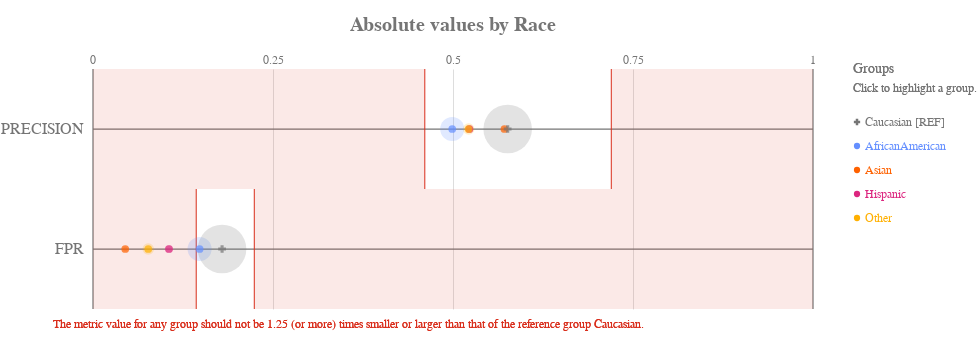

Notebook code for this chart:
### Code cell
ap.absolute(bdf, metrics, 'race', fairness_threshold = disparity_tolerance)

### Figure 1 — Vega-Lite specification as saved in the notebook (floating-point values rounded to 4 significant figures)
{"config": {"view": {"continuousWidth": 400, "continuousHeight": 300, "strokeWidth": 0}, "axisLeft": {"labelColor": "rgb(117,117,117)", "labelFont": "Arial", "labelFontSize": 16}, "title": {"align": "center", "baseline": "middle", "color": "rgb(117,117,117)", "font": "Arial", "fontSize": 20, "fontWeight": "bold"}}, "layer": [{"data": {"name": "data-7c0d68b752f3cc578f8e4567cb156ee5"}, "mark": {"type": "rule", "stroke": "rgb(117,117,117)", "strokeWidth": 1.25, "tooltip": ""}, "encoding": {"x": {"type": "quantitative", "field": "start", "scale": {"domain": [0, 1], "range": [40.0, 760.0]}}, "x2": {"field": "end"}, "y": {"type": "nominal", "axis": {"domain": false, "labelAngle": 0, "labelPadding": -30, "orient": "left", "ticks": false, "title": ""}, "field": "y_position", "scale": {"domain": ["PRECISION", "FPR"], "range": [30.0, 270.0]}}}}, {"data": {"name": "data-6cfe259518f6c7b358d8f836a73e6b7f"}, "mark": {"type": "rule", "stroke": "rgb(117,117,117)", "strokeWidth": 1.25, "tooltip": ""}, "encoding": {"x": {"type": "quantitative", "field": "x_position", "scale": {"domain": [0, 1], "range": [40.0, 760.0]}}, "y": {"value": 30.0}, "y2": {"value": 270.0}}}, {"data": {"name": "data-60ed1133fa688d151d36705a369482e0"}, "mark": {"type": "text", "align": "center", "color": "rgb(117,117,117)", "font": "Arial", "fontSize": 12, "fontWeight": "normal", "tooltip": ""}, "encoding": {"text": {"type": "nominal", "field": "value"}, "x": {"type": "quantitative", "field": "value", "scale": {"domain": [0, 1], "range": [40.0, 760.0]}}, "y": {"value": 21.0}}}, {"layer": [{"mark": {"type": "rect", "opacity": 0.8, "stroke": "rgb(217, 46, 28)", "strokeWidth": 1.25, "tooltip": ""}, "encoding": {"x": {"type": "quantitative", "field": "lower_threshold_value", "scale": {"domain": [0, 1], "range": [40.0, 760.0]}}, "x2": {"field": "lower_threshold_value"}, "y": {"type": "nominal", "axis": {"domain": false, "grid": false, "labels": false, "ticks": false, "title": " "}, "field": "metric", "scale": {"domain": ["PRECISION", "FPR"], "range": [30.0, 270.0]}}}}, {"mark": {"type": "rect", "opacity": 0.8, "stroke": "rgb(217, 46, 28)", "strokeWidth": 1.25, "tooltip": ""}, "encoding": {"x": {"type": "quantitative", "field": "upper_threshold_value", "scale": {"domain": [0, 1], "range": [40.0, 760.0]}}, "x2": {"field": "upper_threshold_value"}, "y": {"type": "nominal", "axis": {"domain": false, "grid": false, "labels": false, "ticks": false, "title": " "}, "field": "metric", "scale": {"domain": ["PRECISION", "FPR"], "range": [30.0, 270.0]}}}}, {"layer": [{"mark": {"type": "rect", "fill": "rgb(217, 46, 28)", "opacity": 0.1, "tooltip": ""}, "encoding": {"x": {"type": "quantitative", "field": "lower_threshold_value", "scale": {"domain": [0, 1], "range": [40.0, 760.0]}}, "x2": {"field": "lower_end"}, "y": {"type": "nominal", "axis": {"domain": false, "grid": false, "labels": false, "ticks": false, "title": " "}, "field": "metric", "scale": {"domain": ["PRECISION", "FPR"], "range": [30.0, 270.0]}}}}, {"mark": {"type": "rect", "fill": "rgb(217, 46, 28)", "opacity": 0.1, "tooltip": ""}, "encoding": {"x": {"type": "quantitative", "field": "upper_threshold_value", "scale": {"domain": [0, 1], "range": [40.0, 760.0]}}, "x2": {"field": "upper_end"}, "y": {"type": "nominal", "axis": {"domain": false, "grid": false, "labels": false, "ticks": false, "title": " "}, "field": "metric", "scale": {"domain": ["PRECISION", "FPR"], "range": [30.0, 270.0]}}}}]}, {"data": {"name": "data-79dd248bdaa0ea02c535240e8ad022c8"}, "mark": {"type": "text", "align": "left", "baseline": "top", "fill": "rgb(217, 46, 28)", "font": "Arial", "fontSize": 12, "fontWeight": "normal", "tooltip": ""}, "encoding": {"text": {"value": "The metric value for any group should not be 1.25 (or more) times smaller or larger than that of the reference group Caucasian."}, "x": {"value": 0}, "y": {"value": 280.0}}}], "data": {"name": "data-188af17dcbd230d120d200dcec366bdb"}}, {"layer": [{"mark": "circle"}, {"data": {"name": "data-0bd3944122278db52c497e33bb31b60a"}, "mark": {"type": "circle", "opacity": 0.2}, "encoding": {"color": {"condition": {"type": "nominal", "field": "attribute_value", "legend": null, "scale": {"domain": ["Caucasian", "AfricanAmerican", "Asian", "Hispanic", "Other"], "range": ["rgb(117,117,117)", "rgb(100, 143, 255)", "rgb(254, 97, 0)", "rgb(220, 38, 127)", "rgb(255, 176, 0)", "rgb(120, 94, 240)"]}, "selection": "selector019"}, "value": "rgb(224,224,224)"}, "size": {"type": "quantitative", "field": "group_size", "legend": null, "scale": {"domain": [0, 12800.0], "range": [0, 2827.0]}}, "tooltip": [{"type": "nominal", "field": "attribute_value", "title": "Group"}, {"type": "nominal", "field": "tooltip_group_size", "title": "Group Size"}, {"type": "nominal", "field": "tooltip_disparity_explanation_precision", "title": "Disparity"}, {"type": "quantitative", "field": "precision", "format": ".2f", "title": "PRECISION"}], "x": {"type": "quantitative", "axis": {"domain": false, "labels": false, "ticks": false, "title": null, "values": [0.25, 0.5, 0.75]}, "field": "precision", "scale": {"domain": [0, 1], "range": [40.0, 760.0]}}, "y": {"type": "nominal", "axis": {"domain": false, "grid": false, "labels": false, "ticks": false, "title": " "}, "field": "metric_variable", "scale": {"domain": ["PRECISION", "FPR"], "range": [30.0, 270.0]}}}, "selection": {"selector021": {"type": "multi", "empty": "all", "fields": ["attribute_value"]}}, "transform": [{"calculate": "'PRECISION'", "as": "metric_variable"}]}, {"data": {"name": "data-0bd3944122278db52c497e33bb31b60a"}, "mark": {"type": "circle", "opacity": 0.2}, "encoding": {"color": {"condition": {"type": "nominal", "field": "attribute_value", "legend": null, "scale": {"domain": ["Caucasian", "AfricanAmerican", "Asian", "Hispanic", "Other"], "range": ["rgb(117,117,117)", "rgb(100, 143, 255)", "rgb(254, 97, 0)", "rgb(220, 38, 127)", "rgb(255, 176, 0)", "rgb(120, 94, 240)"]}, "selection": "selector019"}, "value": "rgb(224,224,224)"}, "size": {"type": "quantitative", "field": "group_size", "legend": null, "scale": {"domain": [0, 12800.0], "range": [0, 2827.0]}}, "tooltip": [{"type": "nominal", "field": "attribute_value", "title": "Group"}, {"type": "nominal", "field": "tooltip_group_size", "title": "Group Size"}, {"type": "nominal", "field": "tooltip_disparity_explanation_fpr", "title": "Disparity"}, {"type": "quantitative", "field": "fpr", "format": ".2f", "title": "FPR"}], "x": {"type": "quantitative", "axis": {"domain": false, "labels": false, "ticks": false, "title": null, "values": [0.25, 0.5, 0.75]}, "field": "fpr", "scale": {"domain": [0, 1], "range": [40.0, 760.0]}}, "y": {"type": "nominal", "axis": {"domain": false, "grid": false, "labels": false, "ticks": false, "title": " "}, "field": "metric_variable", "scale": {"domain": ["PRECISION", "FPR"], "range": [30.0, 270.0]}}}, "selection": {"selector023": {"type": "multi", "empty": "all", "fields": ["attribute_value"]}}, "transform": [{"calculate": "'FPR'", "as": "metric_variable"}]}, {"layer": [{"mark": "point"}, {"data": {"name": "data-0bd3944122278db52c497e33bb31b60a"}, "mark": {"type": "point", "filled": true, "size": 60}, "encoding": {"color": {"condition": {"type": "nominal", "field": "attribute_value", "legend": null, "scale": {"domain": ["Caucasian", "AfricanAmerican", "Asian", "Hispanic", "Other"], "range": ["rgb(117,117,117)", "rgb(100, 143, 255)", "rgb(254, 97, 0)", "rgb(220, 38, 127)", "rgb(255, 176, 0)", "rgb(120, 94, 240)"]}, "selection": "selector019"}, "value": "rgb(224,224,224)"}, "shape": {"type": "nominal", "field": "attribute_value", "legend": null, "scale": {"domain": ["Caucasian", "AfricanAmerican", "Asian", "Hispanic", "Other"], "range": ["cross", "circle", "circle", "circle", "circle"]}}, "tooltip": [{"type": "nominal", "field": "attribute_value", "title": "Group"}, {"type": "nominal", "field": "tooltip_group_size", "title": "Group Size"}, {"type": "nominal", "field": "tooltip_disparity_explanation_precision", "title": "Disparity"}, {"type": "quantitative", "field": "precision", "format": ".2f", "title": "PRECISION"}], "x": {"type": "quantitative", "axis": {"domain": false, "labels": false, "ticks": false, "title": null, "values": [0.25, 0.5, 0.75]}, "field": "precision", "scale": {"domain": [0, 1], "range": [40.0, 760.0]}}, "y": {"type": "nominal", "axis": {"domain": false, "grid": false, "labels": false, "ticks": false, "title": " "}, "field": "metric_variable", "scale": {"domain": ["PRECISION", "FPR"], "range": [30.0, 270.0]}}}, "selection": {"selector020": {"type": "multi", "empty": "all", "fields": ["attribute_value"]}}, "transform": [{"calculate": "'PRECISION'", "as": "metric_variable"}]}, {"data": {"name": "data-0bd3944122278db52c497e33bb31b60a"}, "mark": {"type": "point", "filled": true, "size": 60}, "encoding": {"color": {"condition": {"type": "nominal", "field": "attribute_value", "legend": null, "scale": {"domain": ["Caucasian", "AfricanAmerican", "Asian", "Hispanic", "Other"], "range": ["rgb(117,117,117)", "rgb(100, 143, 255)", "rgb(254, 97, 0)", "rgb(220, 38, 127)", "rgb(255, 176, 0)", "rgb(120, 94, 240)"]}, "selection": "selector019"}, "value": "rgb(224,224,224)"}, "shape": {"type": "nominal", "field": "attribute_value", "legend": null, "scale": {"domain": ["Caucasian", "AfricanAmerican", "Asian", "Hispanic", "Other"], "range": ["cross", "circle", "circle", "circle", "circle"]}}, "tooltip": [{"type": "nominal", "field": "attribute_value", "title": "Group"}, {"type": "nominal", "field": "tooltip_group_size", "title": "Group Size"}, {"type": "nominal", "field": "tooltip_disparity_explanation_fpr", "title": "Disparity"}, {"type": "quantitative", "field": "fpr", "format": ".2f", "title": "FPR"}], "x": {"type": "quantitative", "axis": {"domain": false, "labels": false, "ticks": false, "title": null, "values": [0.25, 0.5, 0.75]}, "field": "fpr", "scale": {"domain": [0, 1], "range": [40.0, 760.0]}}, "y": {"type": "nominal", "axis": {"domain": false, "grid": false, "labels": false, "ticks": false, "title": " "}, "field": "metric_variable", "scale": {"domain": ["PRECISION", "FPR"], "range": [30.0, 270.0]}}}, "selection": {"selector022": {"type": "multi", "empty": "all", "fields": ["attribute_value"]}}, "transform": [{"calculate": "'FPR'", "as": "metric_variable"}]}]}]}, {"layer": [{"mark": {"type": "point", "filled": true, "opacity": 1, "size": 39.48}, "encoding": {"color": {"condition": {"type": "nominal", "field": "attribute_value", "legend": null, "scale": {"domain": ["Caucasian", "AfricanAmerican", "Asian", "Hispanic", "Other"], "range": ["rgb(117,117,117)", "rgb(100, 143, 255)", "rgb(254, 97, 0)", "rgb(220, 38, 127)", "rgb(255, 176, 0)", "rgb(120, 94, 240)"]}, "selection": "selector019"}, "value": "rgb(224,224,224)"}, "shape": {"type": "nominal", "field": "attribute_value", "legend": null, "scale": {"domain": ["Caucasian", "AfricanAmerican", "Asian", "Hispanic", "Other"], "range": ["cross", "circle", "circle", "circle", "circle"]}}, "x": {"value": 804}, "y": {"type": "nominal", "axis": {"domain": false, "grid": false, "labels": false, "ticks": false, "title": " "}, "field": "attribute_value", "scale": {"domain": ["Caucasian", "AfricanAmerican", "Asian", "Hispanic", "Other"], "range": [71, 191]}}}, "selection": {"selector019": {"type": "multi", "empty": "all", "fields": ["attribute_value"]}}}, {"mark": {"type": "text", "align": "left", "baseline": "middle", "font": "Arial", "fontSize": 12, "fontWeight": "normal"}, "encoding": {"color": {"condition": {"type": "nominal", "field": "attribute_value", "legend": null, "scale": {"domain": ["Caucasian", "AfricanAmerican", "Asian", "Hispanic", "Other"], "range": ["rgb(117,117,117)", "rgb(100, 143, 255)", "rgb(254, 97, 0)", "rgb(220, 38, 127)", "rgb(255, 176, 0)", "rgb(120, 94, 240)"]}, "selection": "selector019"}, "value": "rgb(224,224,224)"}, "text": {"type": "nominal", "field": "label"}, "x": {"value": 812}, "y": {"type": "nominal", "axis": {"domain": false, "grid": false, "labels": false, "ticks": false, "title": " "}, "field": "attribute_value", "scale": {"domain": ["Caucasian", "AfricanAmerican", "Asian", "Hispanic", "Other"], "range": [71, 191]}}}, "selection": {"selector024": {"type": "multi", "empty": "all", "fields": ["attribute_value"]}}}, {"data": {"name": "data-79dd248bdaa0ea02c535240e8ad022c8"}, "mark": {"type": "text", "align": "left", "baseline": "middle", "color": "rgb(117,117,117)", "font": "Arial", "fontSize": 12, "fontWeight": "normal"}, "encoding": {"text": {"value": "Click to highlight a group."}, "x": {"value": 800}, "y": {"value": 49}}}, {"data": {"name": "data-79dd248bdaa0ea02c535240e8ad022c8"}, "mark": {"type": "text", "align": "left", "baseline": "middle", "color": "rgb(117,117,117)", "font": "Arial", "fontSize": 14, "fontWeight": "normal"}, "encoding": {"text": {"value": "Groups"}, "x": {"value": 800}, "y": {"value": 30}}}], "data": {"name": "data-e0ce865dce3b022802165f6a41a5be05"}}], "height": 300, "padding": {"top": 15, "bottom": 10}, "resolve": {"scale": {"size": "independent", "y": "independent"}}, "title": "Absolute values by Race", "width": 800, "$schema": "https://vega.github.io/schema/vega-lite/v4.8.1.json", "datasets": {"data-7c0d68b752f3cc578f8e4567cb156ee5": [{"y_position": "PRECISION", "start": 0, "end": 1}, {"y_position": "FPR", "start": 0, "end": 1}], "data-6cfe259518f6c7b358d8f836a73e6b7f": [{"x_position": 0}, {"x_position": 1}], "data-60ed1133fa688d151d36705a369482e0": [{"value": 0.0}, {"value": 0.25}, {"value": 0.5}, {"value": 0.75}, {"value": 1.0}], "data-188af17dcbd230d120d200dcec366bdb": [{"lower_end": 0, "upper_end": 1, "lower_threshold_value": 0.4608, "upper_threshold_value": 0.7199, "metric": "PRECISION"}, {"lower_end": 0, "upper_end": 1, "lower_threshold_value": 0.1434, "upper_threshold_value": 0.2241, "metric": "FPR"}], "data-79dd248bdaa0ea02c535240e8ad022c8": [{"a": 1, "b": 0}, {"a": 1, "b": 0}], "data-0bd3944122278db52c497e33bb31b60a": [{"attribute_name": "race", "attribute_value": "AfricanAmerican", "group_size": 2623, "total_entities": 14304, "precision": 0.4989, "fpr": 0.1481, "precision_disparity": 0.8663, "fpr_disparity": 0.8258, "precision_disparity_scaled": -0.1544, "fpr_disparity_scaled": -0.2109, "tooltip_group_size": "2,623 (18.34%)", "tooltip_disparity_explanation_precision": "1.15 times smaller PRECISION than the reference group", "tooltip_disparity_explanation_fpr": "1.21 times smaller FPR than the reference group"}, {"attribute_name": "race", "attribute_value": "Asian", "group_size": 97, "total_entities": 14304, "precision": 0.5714, "fpr": 0.04478, "precision_disparity": 0.9921, "fpr_disparity": 0.2498, "precision_disparity_scaled": -0.007916, "fpr_disparity_scaled": -3.004, "tooltip_group_size": "97 (0.68%)", "tooltip_disparity_explanation_precision": "1.01 times smaller PRECISION than the reference group", "tooltip_disparity_explanation_fpr": "4.00 times smaller FPR than the reference group"}, {"attribute_name": "race", "attribute_value": "Caucasian", "group_size": 10669, "total_entities": 14304, "precision": 0.576, "fpr": 0.1793, "precision_disparity": 1.0, "fpr_disparity": 1.0, "precision_disparity_scaled": 0.0, "fpr_disparity_scaled": 0.0, "tooltip_group_size": "10,669 (74.59%)", "tooltip_disparity_explanation_precision": "Reference group", "tooltip_disparity_explanation_fpr": "Reference group"}, {"attribute_name": "race", "attribute_value": "Hispanic", "group_size": 302, "total_entities": 14304, "precision": 0.5227, "fpr": 0.1055, "precision_disparity": 0.9076, "fpr_disparity": 0.5886, "precision_disparity_scaled": -0.1018, "fpr_disparity_scaled": -0.6989, "tooltip_group_size": "302 (2.11%)", "tooltip_disparity_explanation_precision": "1.10 times smaller PRECISION than the reference group", "tooltip_disparity_explanation_fpr": "1.70 times smaller FPR than the reference group"}, {"attribute_name": "race", "attribute_value": "Other", "group_size": 613, "total_entities": 14304, "precision": 0.5217, "fpr": 0.07674, "precision_disparity": 0.9059, "fpr_disparity": 0.4281, "precision_disparity_scaled": -0.1039, "fpr_disparity_scaled": -1.336, "tooltip_group_size": "613 (4.29%)", "tooltip_disparity_explanation_precision": "1.10 times smaller PRECISION than the reference group", "tooltip_disparity_explanation_fpr": "2.34 times smaller FPR than the reference group"}], "data-e0ce865dce3b022802165f6a41a5be05": [{"attribute_value": "Caucasian", "label": "Caucasian [REF]"}, {"attribute_value": "AfricanAmerican", "label": "AfricanAmerican"}, {"attribute_value": "Asian", "label": "Asian"}, {"attribute_value": "Hispanic", "label": "Hispanic"}, {"attribute_value": "Other", "label": "Other"}]}}
